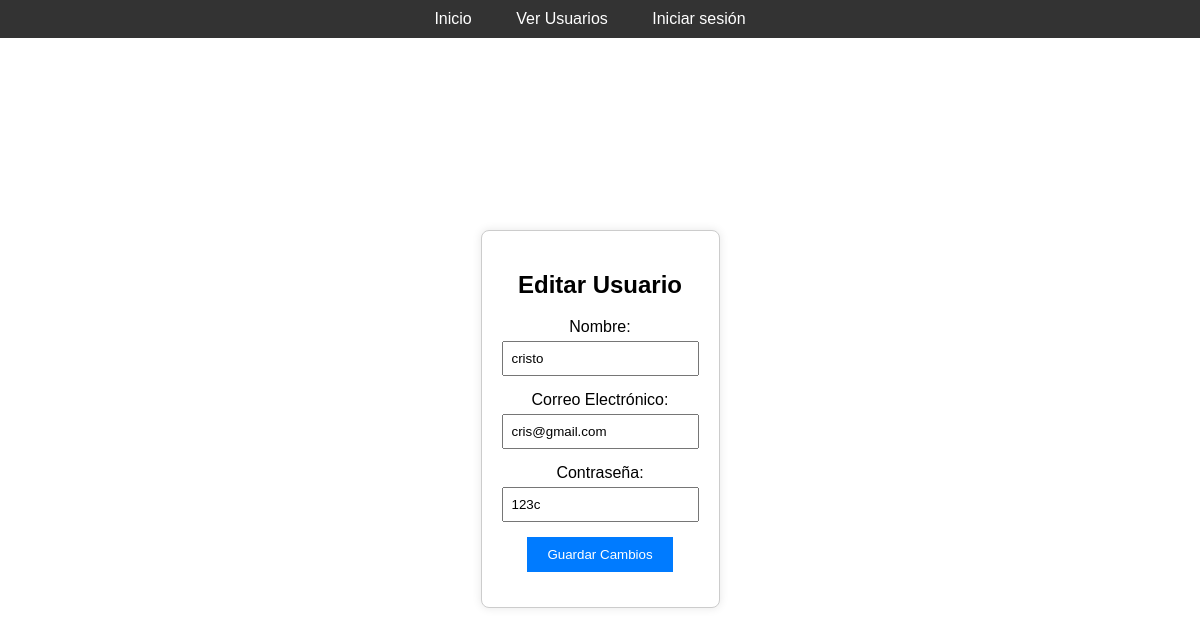
The page /usuario_editar/2 on the database its author committed.
### tables this page shows
CREATE TABLE user (
	id	INTEGER PRIMARY KEY AUTOINCREMENT,
	username	TEXT NOT NULL,
	email	NUMERIC NOT NULL,
	password	TEXT NOT NULL);

### app.py (the view, shortened to what this page needs)
@app.route('/usuario_editar/<int:user_id>', methods=['GET', 'POST'])
def editar_usuario(user_id):
    conn = connect_database()
    cursor = conn.cursor()
    cursor.execute('SELECT * FROM user WHERE id=?', (user_id,))
    usuario = cursor.fetchone()
    conn.close()
    if usuario:
        return render_template('editar_usuario.html', usuario=usuario)
    else:
        return redirect(url_for('usuario'))  # Redirigir al usuario a la página de usuarios si el usuario no existe

### app.py (called while the page is built)
def connect_database():
    conn = sqlite3.connect('nombre.db')
    return conn

### templates/editar_usuario.html (shortened to what this page needs)
<!DOCTYPE html>
<html lang="en">
<head>
    <link rel="stylesheet" href="/static/css/usuario.css">
</head>
<body>
    <header>
        <nav class="menu">
            <ul class="menu__list">
                <li><a href="/">Inicio</a></li>
                <li><a href="/usuario">Ver Usuarios</a></li>
                {% if 'username' in session %}
                <li><a href="/logout">Cerrar sesión</a></li>
                {% else %}
                <li><a href="/login">Iniciar sesión</a></li>
                {% endif %}
            </ul>
        </nav>
    </header>
    <main>
        <div class="container">
            <h2>Editar Usuario</h2>
            <form action="/usuario_editar/{{ usuario[0] }}" method="post">
                <div class="form-group">
                    <label for="nombre">Nombre:</label>
                    <input type="text" id="nombre" name="nombre" value="{{ usuario[1] }}" required>
                </div>
                <div class="form-group">
                    <label for="correo">Correo Electrónico:</label>
                    <input type="email" id="correo" name="correo" value="{{ usuario[2] }}" required>
                </div>
                <div class="form-group">
                    <label for="contrasena">Contraseña:</label>
                    <input type="text" id="contrasena" name="contrasena" value="{{ usuario[3] }}" required>
                </div>
                <div class="form-group">
                    <button type="submit">Guardar Cambios</button>
                </div>
            </form>
        </div>
    </main>
</body>
</html>

### static/css/usuario.css (style rules this page uses)
body { font-family: Arial, sans-serif; margin: 0; padding: 0; background-image: url('https://external-preview.redd.it/HBAGlKJ8YMmumTOFKa58CIPuu3V8Zi_XGYuIQboqFAo.jpg?auto=webp&s=4aebe0eb919b87a4adebe0ce2163ce2744a287fa'); background-size: cover; background-position: center; background-repeat: no-repeat; }
header { background-color: #333; color: #fff; padding: 10px 0; }
.menu { text-align: center; }
.menu__list { list-style-type: none; padding: 0; margin: 0; }
.menu__list li { display: inline-block; margin-right: 20px; }
.menu__list li a { color: #fff; text-decoration: none; padding: 5px 10px; }
body { display: flex; flex-direction: column; min-height: 100vh; margin: 0; font-family: Arial, sans-serif; }
main { flex-grow: 1; display: flex; justify-content: center; align-items: center; }
.container { max-width: 800px; padding: 20px; border: 1px solid #ccc; border-radius: 8px; box-shadow: 0 2px 5px rgba(0, 0, 0, 0.1); text-align: center; }
.container { max-width: 500px; margin: auto; background: white; padding: 20px; box-shadow: 0 0 10px rgba(0, 0, 0, 0.1); }
.form-group { margin-bottom: 15px; }
.form-group label { display: block; margin-bottom: 5px; }
.form-group input { width: 100%; padding: 8px; box-sizing: border-box; }
.form-group button { padding: 10px 20px; background-color: #007BFF; border: none; color: white; cursor: pointer; }

### rows shown on the page
user: nombre "cristo", correo "cris@gmail.com", contrasena "123c"
